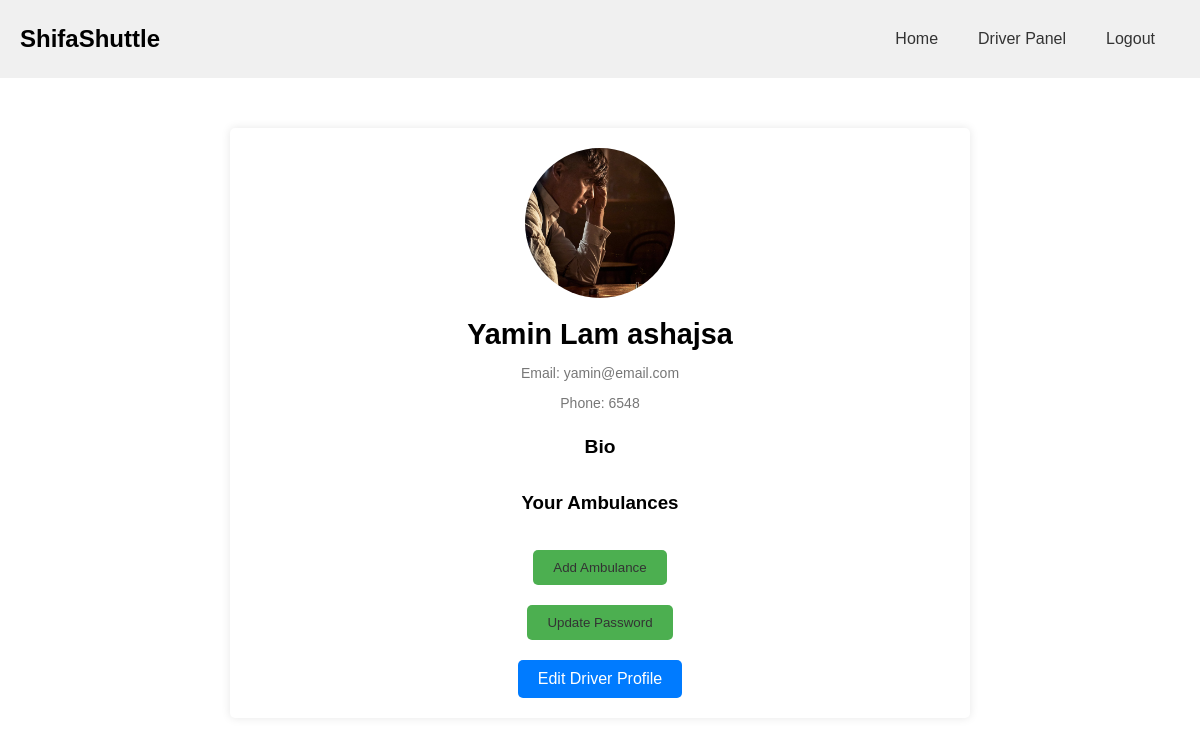
Page /driver/driver_profile/ (signed in) on the earlier database version.
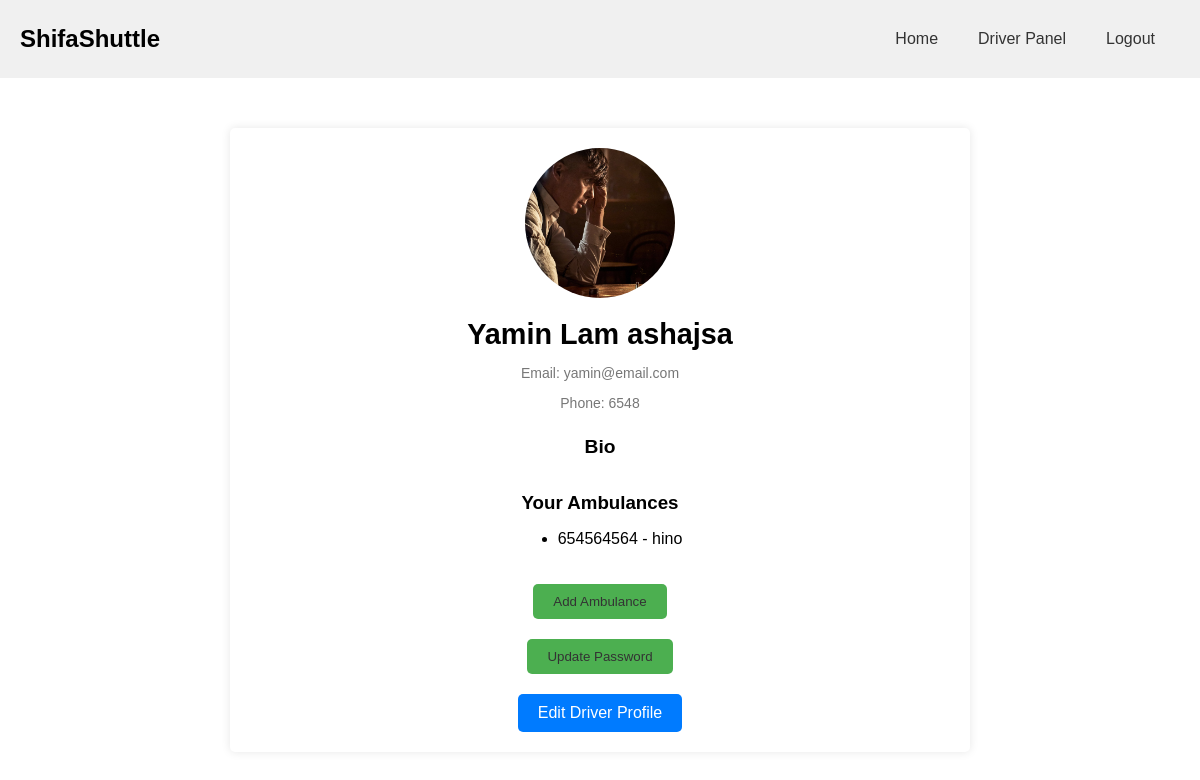
Same page on the later database version.
### driver/models.py (models this page shows, shortened)
class Ambulance(models.Model):
    registration_number = models.CharField(max_length=50, unique=True)
    model = models.CharField(max_length=100)
    capacity = models.IntegerField()
    status_choices = [
        ('available', 'Available'),
        ('on_call', 'On Call'),
        ('in_service', 'In Service'),
    ]
    status = models.CharField(max_length=20, choices=status_choices)
    location = models.CharField(max_length=255)  # Field for entering location by text
    driver = models.ForeignKey(Driver, on_delete=models.SET_NULL, null=True, blank=True, related_name='ambulances')

### driver/views.py (the view)
# urls.py: path('driver_profile/', views.driver_profile, name='driver_profile'),
@login_required
def driver_profile(request):
    user = request.user
    try:
        driver = user.driver
    except Driver.DoesNotExist:
        driver = None
    return render(request, 'driver_profile.html', {'driver': driver})

### templates/driver_profile.html (shortened to what this page needs)
{% extends 'user_profile.html' %}
{% block nav %}
<nav>
    <a href="{% url 'driver_home' %}">Home</a>
    <a href="{% url 'driver_panel' %}">Driver Panel</a>
    <a href="{% url 'logout' %}">Logout</a>
</nav>
{% endblock %}
{% block content %}
<div class="profile-container">
    {% if user.is_authenticated %}
    <div class="profile-card">
        <div class="profile-picture">
            <img src="{{ driver.profile_pic.url }}" alt="Profile Picture">
        </div>
        <div class="profile-info">
            <h2>{{ user.first_name }} {{ user.last_name }}</h2>
            <p>Email: {{ user.email }}</p>
            {% if driver %}
            <p>Phone: {{ driver.phone }}</p>
            {% endif %}
        </div>
        <div class="profile-bio">
            <h3>Bio</h3>
        </div>
        <div class="profile-info">
            <h3>Your Ambulances</h3>
            <ul>
                {% for ambulance in driver.ambulances.all %}
                <li>{{ ambulance.registration_number }} - {{ ambulance.model }}</li>
                {% endfor %}
            </ul>
        </div>
    </div>
    <div class="profile-info">
        <button type="submit"> <a href="{% url 'add_ambulance' %}">Add Ambulance</a>
        </button>
    </div>
    <div class="profile-info">
        <button type="submit"> <a href="{% url 'change_password' %}">Update Password</a> </button>
    </div>
    <div class="profile-card"><a href="{% url 'edit_driver_profile' %}">Edit Driver Profile</a></div>
    {% else %}
    <p>You are not logged in</p>
    <a href="{% url 'login' %}">Log In</a>
    {% endif %}
</div>
{% endblock %}

Differences in the rows shown:
added Ambulance: registration_number "654564564", model "hino"
